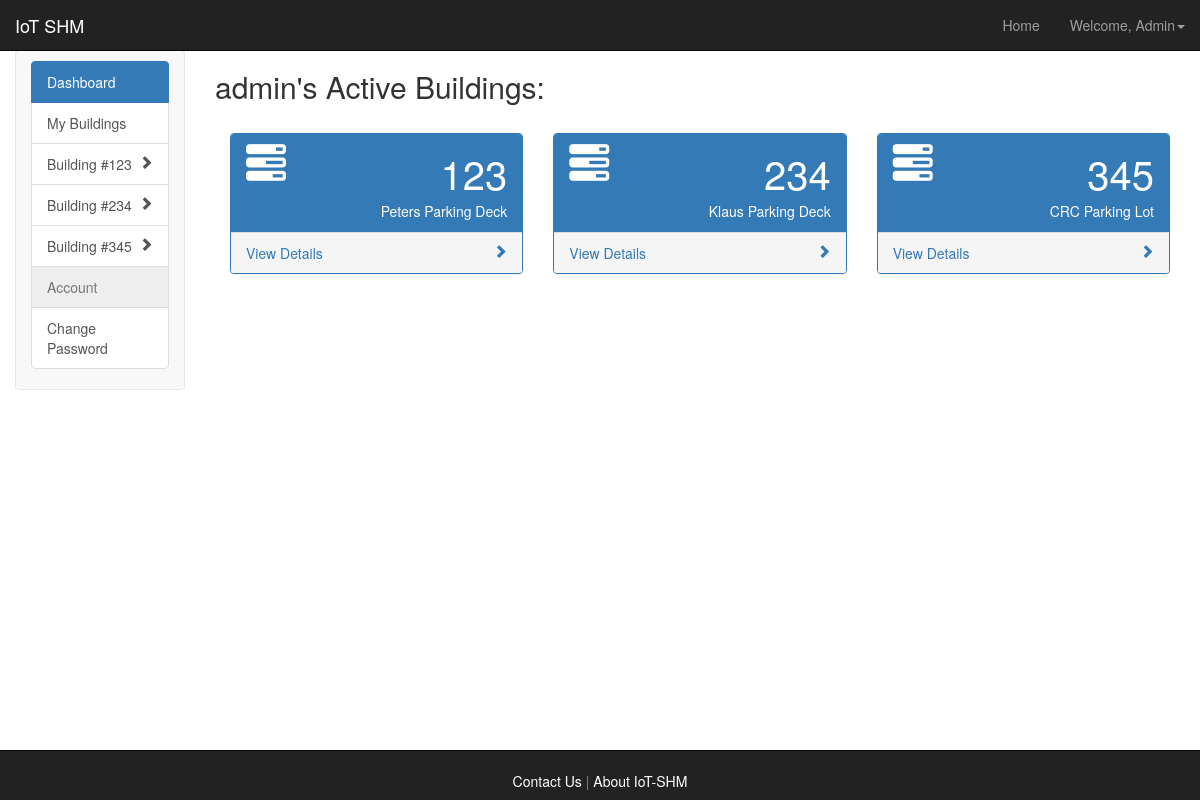
Screenshot of /iotshm/dashboard/ (signed in) with the database file from the repository.
### iotshm_dashboard/models.py (models this page shows, shortened)
class Building(models.Model):
    manager = models.ForeignKey(User)
    number = models.IntegerField(primary_key=True)
    name = models.CharField(max_length=300)
    address = models.CharField(max_length=300)
    city = models.CharField(max_length=100)
    state = USStateField()
    zipcode = models.IntegerField(max_length=5)

### iotshm_dashboard/views.py (the view)
# urls.py: url(r'^dashboard/(?P<building_num>\d+)/real_time/$', views.real_time, name='real_time'),
@login_required
def dashboard(request):
    context = RequestContext(request)
    if request.user.username == 'admin':
        data = {'buildings':Building.objects.all()}
    else:
        data = {'buildings':Building.objects.filter(manager=request.user)}
    return render_to_response('iotshm_dashboard/dashboard.html', data, context)

### templates/iotshm_dashboard/dashboard.html (shortened to what this page needs)
{% extends 'general/sidebar.html' %}
{% load bootstrap3 %}
{% block nextto_sidebar %}
    <h2>{{user.first_name}}'s Active Buildings:</h2></br>
     {% for building in buildings %}
           <div class="col-lg-4 col-md-4 col-sm-6">
               <div class="panel panel-primary">
                   <div class="panel-heading">
                       <div class="row">
                           <div class="col-xs-3">
                               <span style="font-size: 40px" class="glyphicon glyphicon-tasks 5x"></span></br>
                           </div>
                           <div class="col-xs-9 text-right">
                                <div style="font-size: 40px">{{ building.number }}</div>
                                <div>{{ building.name }}</div>
                           </div>
                       </div>
                   </div>
                   <a href="{{ building.number }}/">
                       <div class="panel-footer">
                           <span class="pull-left">View Details</span>
                           <span class="pull-right"><i class="glyphicon glyphicon-chevron-right"></i></span>
                           <div class="clearfix"></div>
                       </div>
                   </a>
               </div>
           </div>
     {% endfor %}
{% endblock %}

### templates/general/sidebar.html (shortened to what this page needs)
{% extends 'general/header_footer.html' %}
{% load bootstrap3 %}
{% block inside_headerfooter %}
    <div class="col-lg-2 col-md-3 col-sm-3 sidebar-nav">
      <div class="navbar navbar-default" role="navigation">
        <div class="sidebar navbar-collapse collapse sidebar-navbar-collapse">
          <div class="list-group">
              {% url 'iotshm_dashboard:dashboard' as dashboard %}
              {% url 'iotshm_dashboard:change_password' as change_password %}
              {% url 'iotshm_dashboard:my_buildings' as my_buildings %}
              <a
                  class="list-group-item{% if request.path == dashboard %} active{% endif %}"
                  href="{{ dashboard }}">Dashboard
              </a>
              <a type="button"
                  class="list-group-item{% if request.path == my_buildings %} active{% endif %}"
                  href="{{ my_buildings }}">My Buildings
              </a>
              {% for building in buildings %}
                  {% url 'iotshm_dashboard:real_time' building.number as real_time %}
                  {% url 'iotshm_dashboard:building_info' building.number as building_info %}
                  {% url 'iotshm_dashboard:long_term' building.number as long_term %}
                  <a
                      class="list-group-item{% if building == curr_building %} active{% endif %}"
                      {% if building == curr_building %}id = "active_building"{% endif %} value="{{ curr_building.number }}"
                      href="{{ building_info }}">Building #{{ building.number }}
                      <span class="pull-right glyphicon glyphicon-chevron-{% if building == curr_building %}down{% else %}right{% endif %}"></span>
                  </a>
              {% endfor %}
              <a type="button"  href="" class="list-group-item disabled">Account</a>
              <a
                  class="list-group-item{% if request.path == change_password %} active{% endif %}"
                  href="{{ change_password }}">Change Password
              </a>
          </div>
        </div>
      </div>
    </div>
    <div class="col-lg-10 col-md-9 col-sm-9" style="height:100%;background-color:rgba(255, 255, 255, 0.5)">
        {% block nextto_sidebar %}{% endblock %}
    </div>
{% endblock %}

### templates/general/header_footer.html (shortened to what this page needs)
{% load bootstrap3 %}
{% bootstrap_css %}
<html>
    <link href="{{ STATIC_URL }}style.css" rel="stylesheet" type="text/css"/>
    <body class="page-container" id="bgsplashcontainer">
        <div class="navbar navbar-inverse navbar-fixed-top" role="navigation">
            <div class="container-fluid">
                <div class="navbar-header">
                    <a class="navbar-brand" href="/iotshm/aboutiotshm/">IoT SHM</a>
                </div>
                <div class="navbar-collapse collapse" id="navbar-collapse collapse">
                    <ul class="nav navbar-nav navbar-right">
                        {% if user.is_authenticated %}
                            <li><a href="/iotshm/dashboard/">Home</a></li>
                            <li class="dropdown">
                                <a class="dropdown-toggle" data-toggle="dropdown" href="#">Welcome, {{ user.first_name|capfirst }}<span class="caret"></span></a>
                            </li>
                        {% else %}
                            <li><a href="/iotshm/">Home</a></li>
                            <li><a href="/iotshm/login/">Login</a></li>
                        {% endif %}
                    </ul>
                </div>
            </div>
        </div>
        {% block inside_headerfooter %}{% endblock %}
        <div align="center" class="navbar navbar-inverse navbar-fixed-bottom">
            </br><a align="left" href="/iotshm/contact/" style="color:white">Contact Us</a>
            <p style="display:inline; color:gray">   |   </p>
            <a align="right" href="/iotshm/aboutiotshm/" style="color:white">About IoT-SHM</a>
        </div>
    </body>
</html>

### iotshm_dashboard/static/style.css (style rules this page uses)
#bgsplashcontainer { background-image:url("img/tower.jpeg"); background-repeat:no-repeat; background-size: cover; }

### templates/general/header_footer.html (style rules this page uses)
body { padding-top: 50px; padding-bottom: 50px; }

### rows the page displays
Building: number "123", name "Peters Parking Deck"
Building: number "234", name "Klaus Parking Deck"
Building: number "345", name "CRC Parking Lot"

### other values shown
{{ user.first_name|capfirst }} "Admin"
{{ user.first_name }} "admin"
